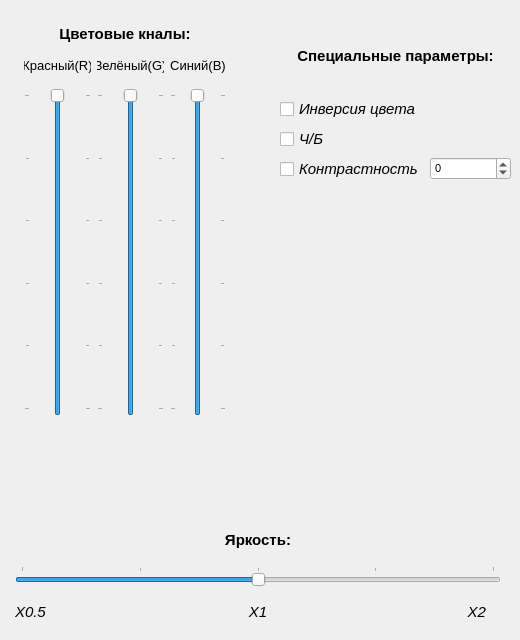
    <widget class="QWidget" name="colors">
     <property name="font">
      <font>
       <pointsize>8</pointsize>
      </font>
     </property>
     <attribute name="title">
      <string>Цвета</string>
     </attribute>
     <widget class="QWidget" name="gridLayoutWidget">
      <property name="geometry">
       <rect>
        <x>19</x>
        <y>20</y>
        <width>212</width>
        <height>401</height>
       </rect>
      </property>
      <layout class="QGridLayout" name="rgb">
       <property name="leftMargin">
        <number>5</number>
       </property>
       <property name="topMargin">
        <number>5</number>
       </property>
       <property name="rightMargin">
        <number>5</number>
       </property>
       <property name="bottomMargin">
        <number>5</number>
       </property>
       <property name="verticalSpacing">
        <number>15</number>
       </property>
       <item row="1" column="0">
        <widget class="QLabel" name="label_r">
         <property name="font">
          <font>
           <pointsize>10</pointsize>
           <italic>false</italic>
          </font>
         </property>
         <property name="text">
          <string>Красный(R)</string>
         </property>
         <property name="alignment">
          <set>Qt::AlignCenter</set>
         </property>
        </widget>
       </item>
       <item row="0" column="0" colspan="3">
        <widget class="QLabel" name="label_3">
         <property name="font">
          <font>
           <pointsize>11</pointsize>
           <weight>75</weight>
           <bold>true</bold>
          </font>
         </property>
         <property name="layoutDirection">
          <enum>Qt::LeftToRight</enum>
         </property>
         <property name="text">
          <string>Цветовые кналы:</string>
         </property>
         <property name="alignment">
          <set>Qt::AlignCenter</set>
         </property>
        </widget>
       </item>
       <item row="1" column="1">
        <widget class="QLabel" name="label_g">
         <property name="font">
          <font>
           <pointsize>10</pointsize>
           <italic>false</italic>
          </font>
         </property>
         <property name="text">
          <string>Зелёный(G)</string>
         </property>
         <property name="alignment">
          <set>Qt::AlignCenter</set>
         </property>
        </widget>
       </item>
       <item row="2" column="2">
        <widget class="QSlider" name="slider_b">
         <property name="sizePolicy">
          <sizepolicy hsizetype="Expanding" vsizetype="Expanding">
           <horstretch>0</horstretch>
           <verstretch>0</verstretch>
          </sizepolicy>
         </property>
         <property name="minimum">
          <number>0</number>
         </property>
         <property name="maximum">
          <number>10</number>
         </property>
         <property name="value">
          <number>10</number>
         </property>
         <property name="orientation">
          <enum>Qt::Vertical</enum>
         </property>
         <property name="invertedAppearance">
          <bool>false</bool>
         </property>
         <property name="invertedControls">
          <bool>false</bool>
         </property>
         <property name="tickPosition">
          <enum>QSlider::TicksBothSides</enum>
         </property>
         <property name="tickInterval">
          <number>2</number>
         </property>
        </widget>
       </item>
       <item row="1" column="2">
        <widget class="QLabel" name="label_b">
         <property name="font">
          <font>
           <pointsize>10</pointsize>
           <italic>false</italic>
          </font>
         </property>
         <property name="text">
          <string>Синий(B)</string>
         </property>
         <property name="alignment">
          <set>Qt::AlignCenter</set>
         </property>
        </widget>
       </item>
       <item row="2" column="1">
        <widget class="QSlider" name="slider_g">
         <property name="sizePolicy">
          <sizepolicy hsizetype="Expanding" vsizetype="Expanding">
           <horstretch>0</horstretch>
           <verstretch>0</verstretch>
          </sizepolicy>
         </property>
         <property name="minimum">
          <number>0</number>
         </property>
         <property name="maximum">
          <number>10</number>
         </property>
         <property name="value">
          <number>10</number>
         </property>
         <property name="orientation">
          <enum>Qt::Vertical</enum>
         </property>
         <property name="invertedAppearance">
          <bool>false</bool>
         </property>
         <property name="invertedControls">
          <bool>false</bool>
         </property>
         <property name="tickPosition">
          <enum>QSlider::TicksBothSides</enum>
         </property>
         <property name="tickInterval">
          <number>2</number>
         </property>
        </widget>
       </item>
       <item row="2" column="0">
        <widget class="QSlider" name="slider_r">
         <property name="sizePolicy">
          <sizepolicy hsizetype="Expanding" vsizetype="Expanding">
           <horstretch>0</horstretch>
           <verstretch>0</verstretch>
          </sizepolicy>
         </property>
         <property name="minimum">
          <number>0</number>
         </property>
         <property name="maximum">
          <number>10</number>
         </property>
         <property name="value">
          <number>10</number>
         </property>
         <property name="orientation">
          <enum>Qt::Vertical</enum>
         </property>
         <property name="invertedAppearance">
          <bool>false</bool>
         </property>
         <property name="invertedControls">
          <bool>false</bool>
         </property>
         <property name="tickPosition">
          <enum>QSlider::TicksBothSides</enum>
         </property>
         <property name="tickInterval">
          <number>2</number>
         </property>
        </widget>
       </item>
      </layout>
     </widget>
     <widget class="QWidget" name="gridLayoutWidget_4">
      <property name="geometry">
       <rect>
        <x>10</x>
        <y>520</y>
        <width>501</width>
        <height>111</height>
       </rect>
      </property>
      <layout class="QGridLayout" name="light">
       <property name="leftMargin">
        <number>5</number>
       </property>
       <property name="rightMargin">
        <number>10</number>
       </property>
       <item row="5" column="2">
        <widget class="QLabel" name="label_9">
         <property name="font">
          <font>
           <pointsize>11</pointsize>
           <italic>true</italic>
          </font>
         </property>
         <property name="text">
          <string>X2</string>
         </property>
         <property name="alignment">
          <set>Qt::AlignRight|Qt::AlignTrailing|Qt::AlignVCenter</set>
         </property>
         <property name="margin">
          <number>0</number>
         </property>
         <property name="indent">
          <number>15</number>
         </property>
        </widget>
       </item>
       <item row="3" column="0" colspan="3">
        <widget class="QSlider" name="slider_light">
         <property name="minimum">
          <number>0</number>
         </property>
         <property name="maximum">
          <number>20</number>
         </property>
         <property name="value">
          <number>10</number>
         </property>
         <property name="orientation">
          <enum>Qt::Horizontal</enum>
         </property>
         <property name="invertedAppearance">
          <bool>false</bool>
         </property>
         <property name="tickPosition">
          <enum>QSlider::TicksAbove</enum>
         </property>
         <property name="tickInterval">
          <number>5</number>
         </property>
        </widget>
       </item>
       <item row="5" column="0">
        <widget class="QLabel" name="label_7">
         <property name="font">
          <font>
           <pointsize>11</pointsize>
           <italic>true</italic>
          </font>
         </property>
         <property name="text">
          <string>X0.5</string>
         </property>
         <property name="alignment">
          <set>Qt::AlignLeading|Qt::AlignLeft|Qt::AlignVCenter</set>
         </property>
        </widget>
       </item>
       <item row="5" column="1">
        <widget class="QLabel" name="label_8">
         <property name="font">
          <font>
           <pointsize>11</pointsize>
           <italic>true</italic>
          </font>
         </property>
         <property name="text">
          <string>X1</string>
         </property>
         <property name="alignment">
          <set>Qt::AlignCenter</set>
         </property>
        </widget>
       </item>
       <item row="1" column="1">
        <widget class="QLabel" name="label_6">
         <property name="font">
          <font>
           <pointsize>11</pointsize>
           <weight>75</weight>
           <bold>true</bold>
          </font>
         </property>
         <property name="text">
          <string>Яркость:</string>
         </property>
         <property name="alignment">
          <set>Qt::AlignCenter</set>
         </property>
        </widget>
       </item>
      </layout>
     </widget>
     <widget class="QWidget" name="verticalLayoutWidget">
      <property name="geometry">
       <rect>
        <x>280</x>
        <y>20</y>
        <width>231</width>
        <height>161</height>
       </rect>
      </property>
      <layout class="QVBoxLayout" name="spec_parameters">
       <item>
        <widget class="QLabel" name="label_13">
         <property name="font">
          <font>
           <pointsize>11</pointsize>
           <weight>75</weight>
           <bold>true</bold>
          </font>
         </property>
         <property name="text">
          <string>Специальные параметры:</string>
         </property>
         <property name="alignment">
          <set>Qt::AlignCenter</set>
         </property>
        </widget>
       </item>
       <item>
        <widget class="QCheckBox" name="inverse">
         <property name="font">
          <font>
           <pointsize>11</pointsize>
           <weight>50</weight>
           <italic>true</italic>
           <bold>false</bold>
          </font>
         </property>
         <property name="text">
          <string>Инверсия цвета</string>
         </property>
        </widget>
       </item>
       <item>
        <widget class="QCheckBox" name="bw">
         <property name="font">
          <font>
           <pointsize>11</pointsize>
           <weight>50</weight>
           <italic>true</italic>
           <bold>false</bold>
          </font>
         </property>
         <property name="text">
          <string>Ч/Б</string>
         </property>
        </widget>
       </item>
       <item>
        <layout class="QHBoxLayout" name="horizontalLayout">
         <item>
          <widget class="QCheckBox" name="contrast">
           <property name="font">
            <font>
             <pointsize>11</pointsize>
             <weight>50</weight>
             <italic>true</italic>
             <bold>false</bold>
            </font>
           </property>
           <property name="text">
            <string>Контрастность</string>
           </property>
          </widget>
         </item>
         <item>
          <widget class="QSpinBox" name="level_contrast">
           <property name="minimum">
            <number>-10</number>
           </property>
           <property name="maximum">
            <number>25</number>
           </property>
          </widget>
         </item>
        </layout>
       </item>
      </layout>
     </widget>
    </widget>
